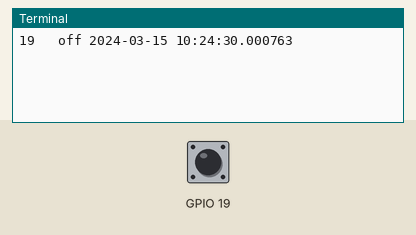
Recording of a program running on a simulated Raspberry Pi (BCM pin numbers). Shown: the last lines printed to the terminal. The test bench sets the inputs (shaded band); at power-on: GPIO 19 HIGH. The clock reads 2024-03-15 10:24:30 at power-on unless the program sets it; files the program writes start out absent.

Above: at 1.2 s.
1.3 s: GPIO 19 pulled LOW for 0.15 s
At 2.4 s:
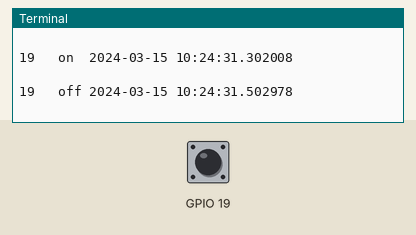
2.9 s: GPIO 19 pulled LOW for 1 s
At 4.3 s:
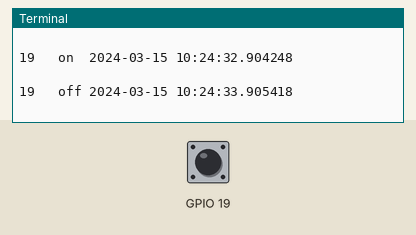
5.4 s: GPIO 19 pulled LOW for 0.15 s
At 6.9 s:
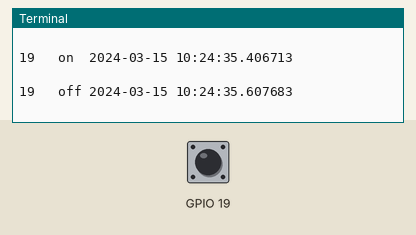

The program:

e5.py
```python
#! /usr/bin/env python
# coding: utf-8

import RPi.GPIO as GPIO
import time
from datetime import datetime


GPIO.setmode(GPIO.BCM)
GPIO.setwarnings(False)

GPIO.setup(19, GPIO.IN)
GPIO.setup(19, GPIO.IN, pull_up_down=GPIO.PUD_UP)     # подтяжка к питанию

f1 = "/home/pi/a2.html"
a2 = open(f1, 'a')

b19=0

while True :
   now = datetime.now()

   if (GPIO.input(19)) == 0:
     if b19 == 1:
       a2 = open(f1, 'a')
       a2.write('<br />' + '19' + '  on  ' + str(now) + '\n'),
       a2.close()

       print('19' + '   on  ' + str(now) + '\n'),
     b19=0

   if (GPIO.input(19)) == 1:
     if b19 == 0:
       a2 = open(f1, 'a')
       a2.write('<br />' + '19' + '  off ' + str(now) + '\n'),
       a2.close()

       print('19' + '   off ' + str(now) + '\n'),
     b19=1

   time.sleep(0.1)
```

Measured:
- after the input at 1.3 s, the terminal: prints a new line at once (image 1)
- after the input at 2.9 s, the terminal: prints a new line at once (image 2)
- after the input at 5.4 s, the terminal: prints a new line at once (image 3)
